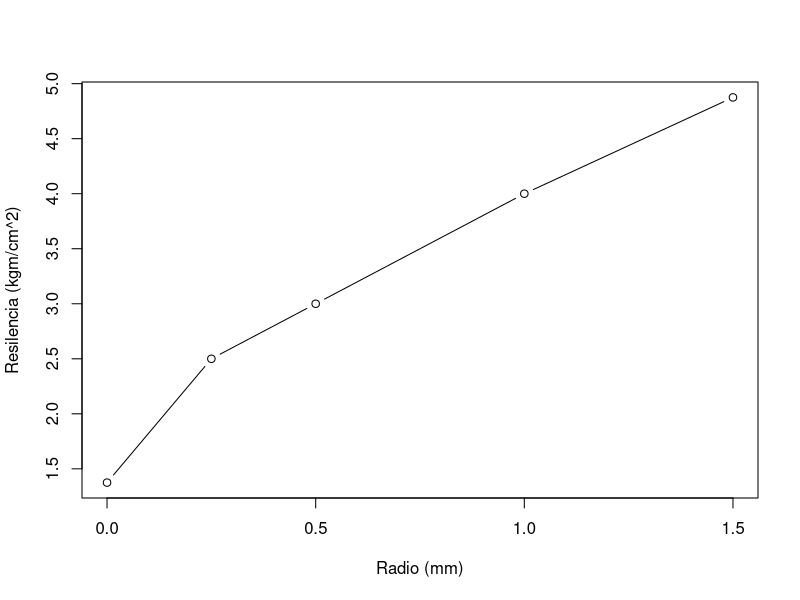
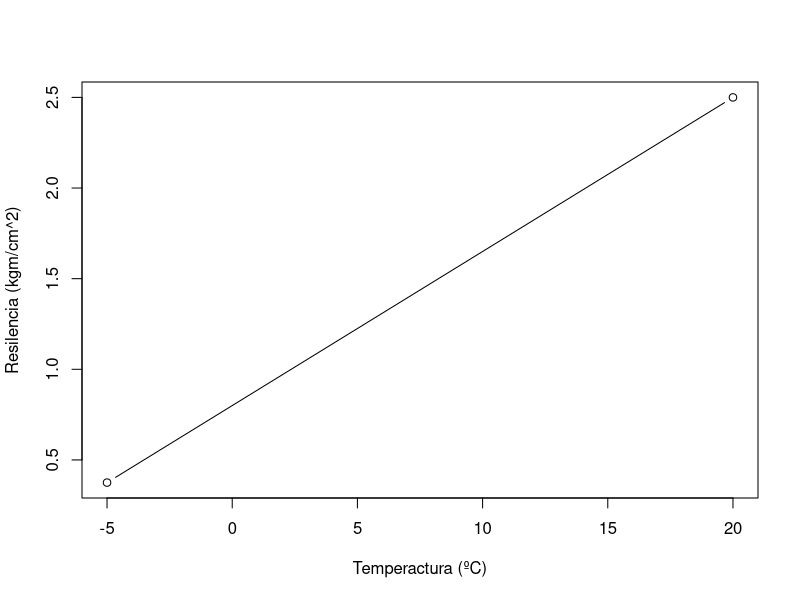

The R source for these figures, in order:
## ---- chunk 1
#Medidas y cálculos----

#Son los valores iniciales y finales además de las fuerzas en los últimos dos puestos de cada vector
MedAcero <- c(50, 12.5, 1, 76, 8.5, 0.8, 2129, 3749) 
Sec0Ac <- MedAcero[2] * MedAcero[3]
SecfAc <- MedAcero[5] * MedAcero[6]
TensElAc <- MedAcero[7] / Sec0Ac
TensMaxAc <- MedAcero[8] / Sec0Ac
AlAc <- (MedAcero[4] - MedAcero[1]) / MedAcero[1]
ZAc <- (Sec0Ac - SecfAc) / Sec0Ac
  
MedCobre <- c(50, 12.5, 1, 70, 11, 0.9, 476, 2652)
Sec0Co <- MedCobre[2] * MedCobre[3]
SecfCo <- MedCobre[5] * MedCobre[6]
TensElCo <- MedCobre[7] / Sec0Co
TensMaxCo <- MedCobre[8] / SecfAc
AlCo <- (MedCobre[4] - MedCobre[1]) / MedCobre[1]
ZCo <- (Sec0Co -SecfCo) /Sec0Co

MedPolímero <- c(50, 10, 4, 350, 4.5, 1.2, 754.75, 972.27)
Sec0Pol <- MedPolímero[2] * MedPolímero[3]
SecfPol <- MedPolímero[5] * MedPolímero[6]
TensElPol <- MedPolímero[7] / Sec0Pol
TensMaxPol <- MedPolímero[8] / Sec0Pol
AlPol <- (MedPolímero[4] - MedPolímero[1]) / MedPolímero[1]
ZPol <- (Sec0Pol -SecfPol) / Sec0Pol


#Resultados finales----
Acero <- c(MedAcero[1:3], Sec0Ac, MedAcero[4:6], SecfAc, MedAcero[7], MedAcero[8], TensElAc, TensMaxAc, AlAc, ZAc)
Cobre <- c(MedCobre[1:3], Sec0Co, MedCobre[4:6], SecfCo, MedCobre[7], MedCobre[8], TensElCo, TensMaxCo, AlCo, ZCo)
Polímero<- c(MedPolímero[1:3], Sec0Pol, MedPolímero[4:6], SecfPol, MedPolímero[7], MedPolímero[8], TensElPol, TensMaxPol, AlPol, ZPol)


T.Tabla <- data.frame(Acero, Cobre, Polímero)
Tabla <- t(T.Tabla)
colnames(Tabla) <- c("Longitud inicial (mm)", "Anchura inicial (mm)", "Espesor inicial (mm)", "Sección inical (mm^2)", "Longitud final (mm)", "Anchura final (mm)", "Espesor final (mm)", "Sección final (mm^2)", "Fuerza elástica (N)", "Fuerza máxima (N)", "Tensión elástica (MPa)", "Tensión máxima (MPa)", "Alargamiento (%)", "Zona plástica (%)")
knitr::kable(Tabla)


#LOS RESULTADOS NO TERMINAN DE CONVENCERME
## ---- chunk 2

#Primero definimos todas las variables
ImpactProb1<-c("Sin entalla",20,100,28,28)
ImpactProb2<-c(0,20,80,1.1,1.375)
ImpactProb3<-c(0.25,20,80,2,2.5)
ImpactProb4<-c(0.5,20,80,2.4,3)
ImpactProb5<-c(1,20,80,3.2,4)
ImpactProb6<-c(1.5,20,80,3.9,4.875)
ImpactProb7<-c(0.25,-5,80,0.3,0.375)

ImpactRadioEnt<-c(0,0.25,0.5,1,1.5)
ImpactResilenciEnt<-c(1.375,2.5,3,4,4.875)

ImpactTemp<-c(-5,20)
ImpactResilenTemp<-c(0.375,2.5)



#Cada valor de los vectores corresponden a una probeta diferente

#Radio entalla
Radio <-c("Sin entalla",0,0.25,0.50,1,1.5,0.25)
#Temperatura
Temperatura<- c(20,20,20,20,20,20,-5)
#Sección
Sección <-c(100,80,80,80,80,80,80)
#Trabajo
Trabajo<-c(28,1.1,2,2.4,3.2,3.9,0.3)
#Resilencia
Resilencia<-c(28,1.375,2.5,3,3.4,4.875,0.375)

T.Tabla1 <- data.frame(Radio, Temperatura, Sección, Trabajo, Resilencia)
Tabla1 <- t(T.Tabla1)
colnames(Tabla1)<-c("Probeta1","Probeta2","Probeta3","Probeta4","Probeta5","Probeta6","Probeta7")
rownames(Tabla1)<-c('Radio (mm)','Temperatura (ºC)','Sección (mm^2)','Trabajo (kgm)','Resilencia (kgm/cm^2)')
knitr::kable(Tabla1)
## ---- chunk 3
plot(ImpactRadioEnt,ImpactResilenciEnt, type = "b", xlab = "Radio (mm)",ylab ="Resilencia (kgm/cm^2)")
## ---- chunk 4
plot(ImpactTemp,ImpactResilenTemp, type= "b", xlab = 
       "Temperactura (ºC)", ylab = "Resilencia (kgm/cm^2)")

## ---- chunk 5

ElecCobre <- c(0.053, 2, 150, 100)
ElecLaton <- c(0.236, 2, 150, 100)
ElecAlumn <- c(0.090, 2, 150, 100)
ElecAl_Si_Mg <- c(0.165, 2, 150, 100)
ElecAcero <- c(0.477, 2, 150, 100)
ElecAceroInox <- c(2.396, 2, 150, 100)
T_TablaElec <- data.frame(ElecCobre, ElecLaton, ElecAlumn, ElecAl_Si_Mg, ElecAcero, ElecAceroInox)
TablaElec <- t(T_TablaElec)
rownames(TablaElec) <- c('Cobre', 'Latón (60%  Cu - 40% Zn', 'Aluminio', 'Aleación Al-Si-Mg', 'Acero (0.4% C)', 'Acero inoxidable (18% Cr - 8% Ni)')
colnames(TablaElec) <- c('V (mv)', 'I (A)', 'L (mm)', 'S (mm^2)')
knitr::kable(TablaElec)


ElecCobre2 <- c(0.053, 2, 150)
ElecLaton2 <- c(0.236, 2, 150)
ElecAlumn2 <- c(0.090, 2, 150)
ElecAl_Si_Mg2 <- c(0.165, 2, 150)
ElecAcero2 <- c(0.477, 2, 150)
ElecAceroInox2 <- c(2.396, 2, 150)
T_TablaElec2 <- data.frame(ElecCobre2, ElecLaton2, ElecAlumn2, ElecAl_Si_Mg2, ElecAcero2, ElecAceroInox2)
TablaElec2 <- t(T_TablaElec2)
rownames(TablaElec2) <- c('Cobre', 'Latón (60%  Cu - 40% Zn', 'Aluminio', 'Aleación Al-Si-Mg', 'Acero (0.4% C)', 'Acero inoxidable (18% Cr - 8% Ni)')
colnames(TablaElec2) <- c('Resistividad (Ohmios*metro)', 'Conductividad (Ohmios*metro)^-1', 'Conductividad IACS (%)')
knitr::kable(TablaElec2)

## ---- chunk 6

PE<-c('Se propaga', 'Naranja', 'Blanco', 'Vela/cera')
PA<-c('Se propaga y chisporrotea un poco', 'Naranja', 'Blanco', 'Pelo quemado')
PVC<-c('Se autoextingue', 'Naranja apareciendo verde', 'Blanco', 'Cable quemado/ácido clorídrico')
PS<-c('Se propaga', 'Rojiza','Negro','Poliestileno')
PMMA<-c('Se propaga y chisporrotea mucho', 'Naranja', 'Blanco', 'Fragante')
PC<-c('Se propaga', 'Naranja', 'Negro', 'Peculiar')
T_TablaPlasticos<-data.frame(PE,PA,PVC,PS,PMMA,PC)
TablaPlasticos<-t(T_TablaPlasticos)
colnames(TablaPlasticos)<-c('Comportamiento de la llama','Color de la llama', 'Humo', 'Olor')
rownames(TablaPlasticos)<-c('Polietileno/propileno','Poliamida','PVC','Poliestireno','Polimetilmetacrilato','Policarbonato')
knitr::kable(TablaPlasticos)

